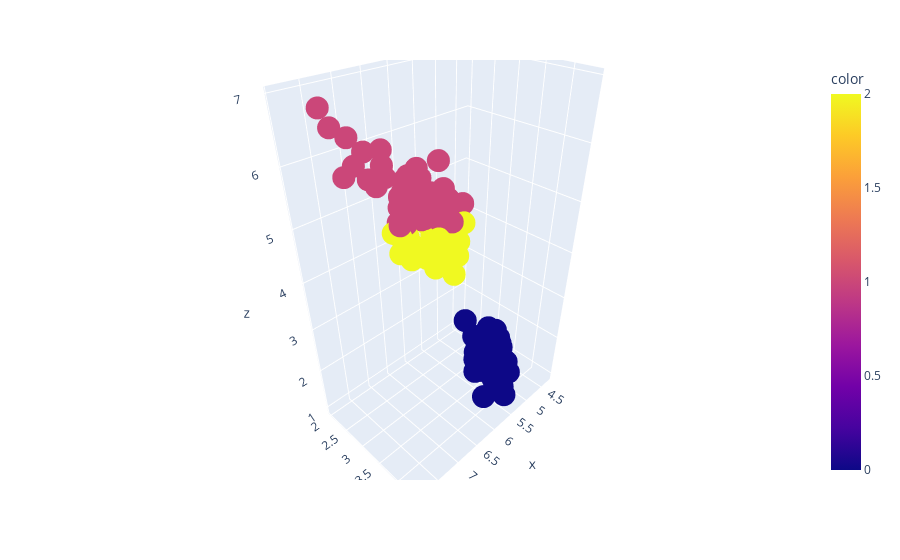

Notebook code cell kept with this figure:
### Code cell
df = sns.load_dataset('iris')

# Create a Gaussian Mixture Model with 3 components

iris = df[['sepal_length', 'sepal_width', 'petal_length', 'petal_width']]

gmm = GaussianMixture(n_components=3)
gmm.fit(iris)
lables = gmm.predict(X)
print(lables[:10])

# Plot the clusters
fig = px.scatter_3d(x=iris['sepal_length'], y=iris['sepal_width'], z=iris['petal_length'], color=lables)
fig.show()

### Figure 1 — Plotly figure (JSON) as saved in the notebook; plotly's stock layout.template omitted (floating-point values rounded to 4 significant figures; data arrays with more than 128 entries replaced by an {"elided": "..."} marker saying what was removed)
{"data": [{"hovertemplate": "x=%{x}<br>y=%{y}<br>z=%{z}<br>color=%{marker.color}<extra></extra>", "legendgroup": "", "marker": {"color": {"elided": "150 int values"}, "coloraxis": "coloraxis", "symbol": "circle"}, "mode": "markers", "name": "", "scene": "scene", "showlegend": false, "type": "scatter3d", "x": {"elided": "150 float values"}, "y": {"elided": "150 float values"}, "z": {"elided": "150 float values"}}], "layout": {"coloraxis": {"colorbar": {"title": {"text": "color"}}, "colorscale": [[0, "#0d0887"], [0.1111, "#46039f"], [0.2222, "#7201a8"], [0.3333, "#9c179e"], [0.4444, "#bd3786"], [0.5556, "#d8576b"], [0.6667, "#ed7953"], [0.7778, "#fb9f3a"], [0.8889, "#fdca26"], [1, "#f0f921"]]}, "legend": {"tracegroupgap": 0}, "margin": {"t": 60}, "scene": {"domain": {"x": [0, 1], "y": [0, 1]}, "xaxis": {"title": {"text": "x"}}, "yaxis": {"title": {"text": "y"}}, "zaxis": {"title": {"text": "z"}}}}}
